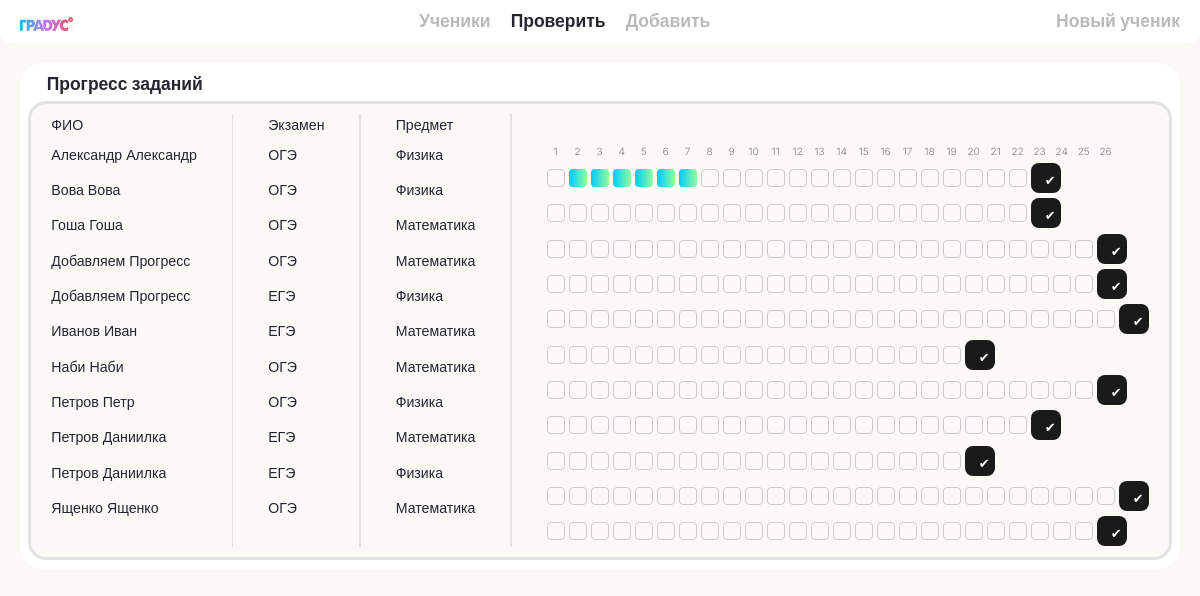
Before: /admin/tasks.php with the older database file.
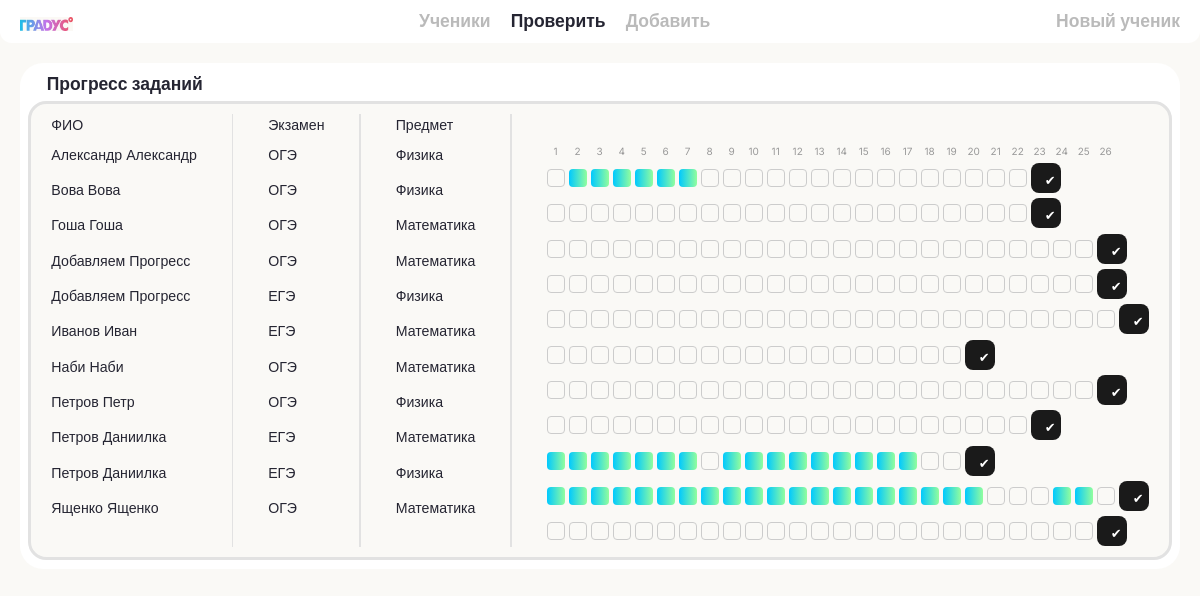
After: the same page with the newer database file.
### tables this page shows
CREATE TABLE `users_info` (
  `id` int NOT NULL,
  `parent_lastname` varchar(50) DEFAULT NULL,
  `parent_firstname` varchar(50) DEFAULT NULL,
  `parent_middlename` varchar(50) DEFAULT NULL,
  `parent_phone` varchar(50) DEFAULT NULL,
  `student_lastname` varchar(50) DEFAULT NULL,
  `student_firstname` varchar(50) DEFAULT NULL,
  `student_middlename` varchar(50) DEFAULT NULL,
  `student_phone` varchar(50) DEFAULT NULL,
  `student_class` int DEFAULT NULL,
  `study_format` varchar(50) DEFAULT NULL,
  `group_number` int DEFAULT NULL,
  `subject_1` varchar(50) DEFAULT NULL,
  `parent_password` varchar(50) DEFAULT NULL,
  `student_password` varchar(50) DEFAULT NULL,
  `admin_password` varchar(50) NOT NULL DEFAULT '314159265',
  `lessons_total` int DEFAULT '0',
  `attendance` int DEFAULT '0',
  `homeworks_total` int DEFAULT '0',
  `homeworks_done` int DEFAULT '0'
);

CREATE TABLE `oge_physics` (
  `id` int NOT NULL,
  `student_id` int DEFAULT NULL,
  `student_name` varchar(255) DEFAULT NULL,
  `subject` varchar(50) DEFAULT 'Физика ОГЭ',
  `total_tasks` int DEFAULT '22',
  `task_1` int DEFAULT NULL,
  `task_2` int DEFAULT NULL,
  `task_3` int DEFAULT NULL,
  `task_4` int DEFAULT NULL,
  `task_5` int DEFAULT NULL,
  `task_6` int DEFAULT NULL,
  `task_7` int DEFAULT NULL,
  `task_8` int DEFAULT NULL,
  `task_9` int DEFAULT NULL,
  `task_10` int DEFAULT NULL,
  `task_11` int DEFAULT NULL,
  `task_12` int DEFAULT NULL,
  `task_13` int DEFAULT NULL,
  `task_14` int DEFAULT NULL,
  `task_15` int DEFAULT NULL,
  `task_16` int DEFAULT NULL,
  `task_17` int DEFAULT NULL,
  `task_18` int DEFAULT NULL,
  `task_19` int DEFAULT NULL,
  `task_20` int DEFAULT NULL,
  `task_21` int DEFAULT NULL,
  `task_22` int DEFAULT NULL
);

CREATE TABLE `oge_math` (
  `id` int NOT NULL,
  `student_id` int DEFAULT NULL,
  `student_name` varchar(255) DEFAULT NULL,
  `subject` varchar(50) DEFAULT 'Математика ОГЭ',
  `total_tasks` int DEFAULT '25',
  `task_1` int DEFAULT NULL,
  `task_2` int DEFAULT NULL,
  `task_3` int DEFAULT NULL,
  `task_4` int DEFAULT NULL,
  `task_5` int DEFAULT NULL,
  `task_6` int DEFAULT NULL,
  `task_7` int DEFAULT NULL,
  `task_8` int DEFAULT NULL,
  `task_9` int DEFAULT NULL,
  `task_10` int DEFAULT NULL,
  `task_11` int DEFAULT NULL,
  `task_12` int DEFAULT NULL,
  `task_13` int DEFAULT NULL,
  `task_14` int DEFAULT NULL,
  `task_15` int DEFAULT NULL,
  `task_16` int DEFAULT NULL,
  `task_17` int DEFAULT NULL,
  `task_18` int DEFAULT NULL,
  `task_19` int DEFAULT NULL,
  `task_20` int DEFAULT NULL,
  `task_21` int DEFAULT NULL,
  `task_22` int DEFAULT NULL,
  `task_23` int DEFAULT NULL,
  `task_24` int DEFAULT NULL,
  `task_25` int DEFAULT NULL
);

CREATE TABLE `ege_physics` (
  `id` int NOT NULL,
  `student_id` int DEFAULT NULL,
  `student_name` varchar(255) DEFAULT NULL,
  `subject` varchar(50) DEFAULT 'Физика ЕГЭ',
  `total_tasks` int DEFAULT '26',
  `task_1` int DEFAULT NULL,
  `task_2` int DEFAULT NULL,
  `task_3` int DEFAULT NULL,
  `task_4` int DEFAULT NULL,
  `task_5` int DEFAULT NULL,
  `task_6` int DEFAULT NULL,
  `task_7` int DEFAULT NULL,
  `task_8` int DEFAULT NULL,
  `task_9` int DEFAULT NULL,
  `task_10` int DEFAULT NULL,
  `task_11` int DEFAULT NULL,
  `task_12` int DEFAULT NULL,
  `task_13` int DEFAULT NULL,
  `task_14` int DEFAULT NULL,
  `task_15` int DEFAULT NULL,
  `task_16` int DEFAULT NULL,
  `task_17` int DEFAULT NULL,
  `task_18` int DEFAULT NULL,
  `task_19` int DEFAULT NULL,
  `task_20` int DEFAULT NULL,
  `task_21` int DEFAULT NULL,
  `task_22` int DEFAULT NULL,
  `task_23` int DEFAULT NULL,
  `task_24` int DEFAULT NULL,
  `task_25` int DEFAULT NULL,
  `task_26` int DEFAULT NULL
);

CREATE TABLE `ege_math` (
  `id` int NOT NULL,
  `student_id` int DEFAULT NULL,
  `student_name` varchar(255) DEFAULT NULL,
  `subject` varchar(50) DEFAULT 'Математика ЕГЭ',
  `total_tasks` int DEFAULT '19',
  `task_1` int DEFAULT NULL,
  `task_2` int DEFAULT NULL,
  `task_3` int DEFAULT NULL,
  `task_4` int DEFAULT NULL,
  `task_5` int DEFAULT NULL,
  `task_6` int DEFAULT NULL,
  `task_7` int DEFAULT NULL,
  `task_8` int DEFAULT NULL,
  `task_9` int DEFAULT NULL,
  `task_10` int DEFAULT NULL,
  `task_11` int DEFAULT NULL,
  `task_12` int DEFAULT NULL,
  `task_13` int DEFAULT NULL,
  `task_14` int DEFAULT NULL,
  `task_15` int DEFAULT NULL,
  `task_16` int DEFAULT NULL,
  `task_17` int DEFAULT NULL,
  `task_18` int DEFAULT NULL,
  `task_19` int DEFAULT NULL
);

### admin/tasks.php (the view, shortened to what this page needs)
<?php
$conn = new mysqli("localhost", "u3414210_default", "77tiLOpwb6aF5koW", "u3414210_default");
$students = $conn->query("SELECT * FROM users_info ORDER BY student_lastname");
?>
<!DOCTYPE html>
<html lang="ru">
<head>
    <link rel="stylesheet" href="css/base.css">
    <link rel="stylesheet" href="css/section.css">
    <link rel="stylesheet" href="css/layout.css">
    <link rel="stylesheet" href="css/components.css">
</head>
<body>
<header class="main-header">
    <div class="header-content-wrapper">
        <a href="/" class="header-logo">
            <img src="image/logo-tablet.webp">
        </a>
        <nav class="main-nav">
            <ul class="nav-list">
                <li><a href="index.php" class="nav-link lg">Ученики</a></li>
                <li><a href="#" class="nav-link active lg">Проверить</a></li>
                <li><a href="add-task.php" class="nav-link lg">Добавить</a></li>
            </ul>
        </nav>
        <a href="add-student.php" class="nav-link lg">Новый ученик</a>
    </div>
</header>
<section class="container">
<div class="card">
    <div class="line">
        <h1 class="lg">Прогресс заданий</h1>
    </div>
    <div class="card s">
    <div class="line">
        <div class="column">
            <h2 class="md">ФИО</h2>
            <?php foreach ($students as $student): ?>
                <p>
                    <?= $student['student_lastname'] ?>
                    <?= $student['student_firstname'] ?>
                </p>
            <?php endforeach; ?>
        </div>
        <div class="column">
            <h2 class="md">Экзамен</h2>
            <?php foreach ($students as $student): ?>
                <p>
                    <?= $student['student_class'] > 9 ? 'ЕГЭ' : 'ОГЭ' ?>
                </p>
            <?php endforeach; ?>
        </div>
        <div class="column">
            <h2 class="md">Предмет</h2>
            <?php foreach ($students as $student): ?>
                <p><?= $student['subject_1'] ?></p>
            <?php endforeach; ?>
        </div>
        <div class="column">
            <div style="display:flex; gap:4px; hight: 15px; margin-top: 30px;">
                <?php for ($i = 1; $i <= 26; $i++): ?>
                    <div style="width:18px; text-align:center; font-size:10px; color:#999;">
                        <?= $i ?>
                    </div>
                <?php endfor; ?>
            </div>
            <?php foreach ($students as $student): ?>
                <?php
                    $isEge = $student['student_class'] > 9;
                    $subject = $student['subject_1'];
                    if ($isEge && $subject == 'Математика') $table = 'ege_math';
                    elseif ($isEge) $table = 'ege_physics';
                    elseif ($subject == 'Математика') $table = 'oge_math';
                    else $table = 'oge_physics';
                    $total = ($table == 'ege_math') ? 19 :
                             ($table == 'oge_math' ? 25 :
                             ($table == 'oge_physics' ? 22 : 26));
                    $res = $conn->query("SELECT * FROM $table WHERE student_id = {$student['id']}");
                    $tasks = $res->fetch_assoc();
                ?>
                <form method="POST" >
                    <div style="display:flex; gap:4px; align-items:center;">
                        <?php for ($i = 1; $i <= $total; $i++): ?>
                            <input
                                type="checkbox"
                                name="task_<?= $i ?>"
                                <?= ($tasks && $tasks["task_$i"]) ? 'checked' : '' ?>
                            >
                        <?php endfor; ?>
                        <button type="submit">✔</button>
                    </div>
                </form>
            <?php endforeach; ?>
        </div>
    </div>
</div>
    </div>
</section>
</body>
</html>

### admin/css/section.css (style rules this page uses)
.main-header { background-color: var(--color-surface); border-bottom-right-radius: var(--radius-xl); border-bottom-left-radius: var(--radius-xl); }
.header-content-wrapper { display: flex; align-items: center; justify-content: space-between; padding: var(--space-xs) var(--space-md); }
.header-content-wrapper a { text-decoration: none; font-weight: 600; color: var(--color-text-secondary); }
.header-logo { width: calc(100vw * 64 / var(--container-width)); height: calc(100vw * 16 / var(--container-width)); }
.main-nav ul { list-style: none; }
.nav-list { display: flex; gap: var(--space-md); }
.header-content-wrapper .active { color: var(--color-text); }
h1.lg { padding-left: var(--space-xs); padding-right: var(--space-xs); }

### admin/css/layout.css (style rules this page uses)
.container { padding: var(--container-padding); }

### admin/css/components.css (style rules this page uses)
.card { display: flex; flex-direction: column; align-items: flex-start; gap: var(--space-3xs); padding: var(--space-xs); background-color: var(--color-surface); border-radius: var(--radius-card); }
.card .s { align-items: center; width: 100%; padding: var(--space-sm) var(--space-md); background-color: var(--color-bg); border-width: calc(100vw * var(--border-width) / var(--container-width)); border-color: var(--color-border); border-style: solid; border-radius: var(--radius-card-s); }
.card .lg { margin-left: var(--space-sm); }
.line { display: flex; justify-content: space-between; width: 100%; height: max-content; }
.column { display: flex; width: max-content; flex-direction: column; align-items: flex-start; gap: var(--space-3xs); }
.column p, .column form { height: 60px; display: flex; align-items: center; justify-content: center; margin: 0; }
.column form { gap: 5px; }
.column input { height: 30px; padding: 2px; }
.column button { height: 30px; width: 30px; cursor: pointer; }
button { background: #1A1A1A; color: white; border: none; border-radius: 8px; padding: 8px 14px; font-size: 13px; cursor: pointer; transition: 0.2s; }
input[type="checkbox"] { appearance: none; width: 18px; height: 18px; border: 1px solid #ccc; border-radius: 4px; cursor: pointer; }
input[type="checkbox"]:checked { background: linear-gradient(90deg, #00C9FF, #92FE9D); border: none; }
.column form { display: flex; align-items: center; }
.column p, .column form { height: 32px; display: flex; align-items: center; }

Changed rows visible on the page:
changed ege_math (number 2 of 2 on the later page): task_1 "☐" → "☑"; task_2 "☐" → "☑"; task_3 "☐" → "☑"; task_4 "☐" → "☑"; task_5 "☐" → "☑"; task_6 "☐" → "☑"; task_7 "☐" → "☑"; task_9 "☐" → "☑"; task_10 "☐" → "☑"; task_11 "☐" → "☑"; task_12 "☐" → "☑"; task_13 "☐" → "☑"; task_14 "☐" → "☑"; task_15 "☐" → "☑"; task_16 "☐" → "☑"; task_17 "☐" → "☑"
changed ege_physics (number 2 of 2 on the later page): task_1 "☐" → "☑"; task_2 "☐" → "☑"; task_3 "☐" → "☑"; task_4 "☐" → "☑"; task_5 "☐" → "☑"; task_6 "☐" → "☑"; task_7 "☐" → "☑"; task_8 "☐" → "☑"; task_9 "☐" → "☑"; task_10 "☐" → "☑"; task_11 "☐" → "☑"; task_12 "☐" → "☑"; task_13 "☐" → "☑"; task_14 "☐" → "☑"; task_15 "☐" → "☑"; task_16 "☐" → "☑"; task_17 "☐" → "☑"; task_18 "☐" → "☑"; task_19 "☐" → "☑"; task_20 "☐" → "☑"; task_24 "☐" → "☑"; task_25 "☐" → "☑"
